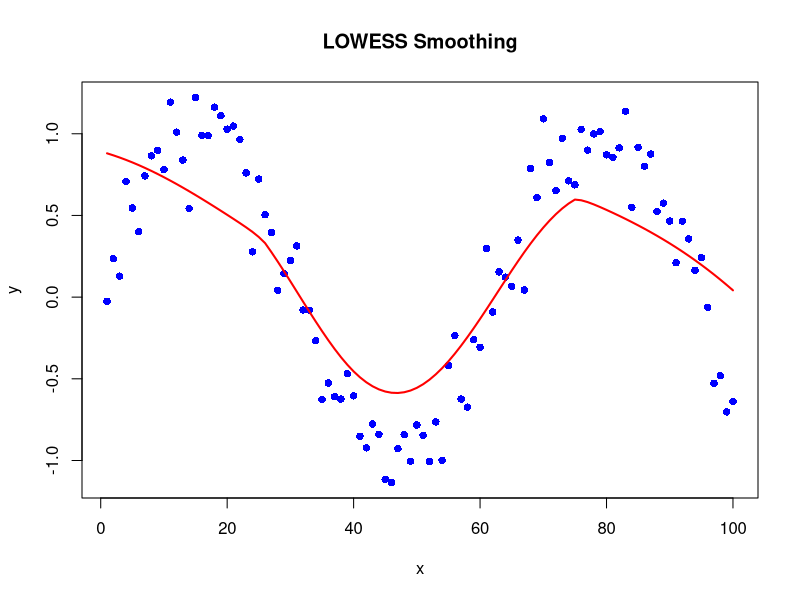
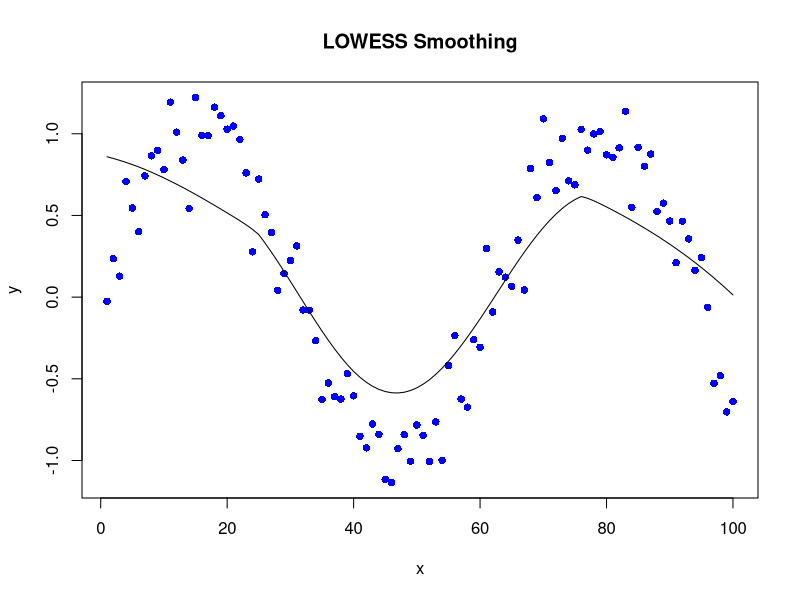
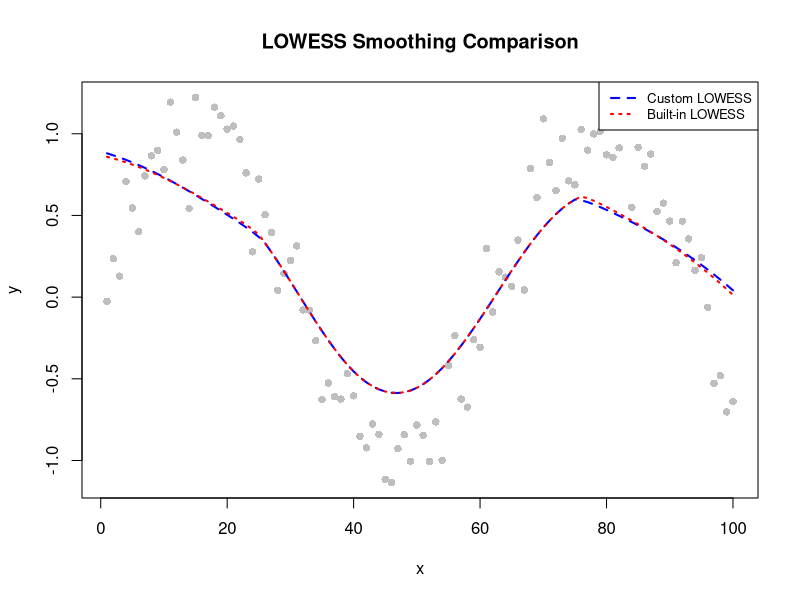

Reproduce these figures in R, in order.
#### Generating Simulated Data ####

set.seed(1)

x <- 1:100 # Or x <- seq(1, 100, by = 1)  
e <- rnorm(length(x), mean = 0, sd = 0.2) # Generate noise from N(0, 0.04)
y <- sin(x/10) + e # Compute y as a noisy sine wave

# Print first few values to check
head(data.frame(x, y))

#### Implementing the Lowess Algo ####

customLowess <- function(x, y, f) {
  
  n = nrow(as.matrix(x))
  
  k = min(n, ceiling(f*n)) + 1 # + 1 to not count xi
  
  y_smooth <- NULL
  
  # Matrices X and Y
  X <- cbind(1, as.matrix(x))  # Add intercept column
  Y <- as.matrix(y)
  
  for (i in 1:n) {
    
    # Compute distances and find closest neighbors
    distances <- abs(x - x[i])
    neighbour_indices <- order(distances)[1:k]
    
    # finding max distance
    dmax <- max(distances[neighbour_indices])
    
    # finding weights
    weights <- (1 - (distances/dmax)^3)^3
    
    # Apply the condition: If |x_j - x_i| >= dmax, set weight to 0
    weights[distances >= dmax] <- 0
    
    # Weighted regression matrix W
    W = diag(weights)
    
    # Optimal Beta 
    Beta = solve(t(X)%*%W%*%X)%*%t(X)%*%W%*%Y
    
    # smoothed value
    y <- Beta[1] + Beta[2]*x[i]
    
    #y_smooth <- c(y_smooth, y) 
    y_smooth[i] <- Beta[1] + Beta[2] * x[i]
    
  }
  
  return(y_smooth)
  
}

y_smooth <- customLowess(x, y, 0.5)

# Create the plot first
plot(x, y, col = "blue", pch = 16, main = "LOWESS Smoothing")  # Scatter plot of original data

# Add smoothed curve
lines(x, y_smooth, col = "red", lwd = 2)  # Add smoothed curve in red

#### Comparing with R's built-in lowess() ####

# Create the plot first
plot(x, y, col = "blue", pch = 16, main = "LOWESS Smoothing")  # Scatter plot of original data

lines(lowess_result <- lowess(x, y, f = 0.5, iter = 0))

# Plot results
plot(x, y, pch = 16, col = "gray", main = "LOWESS Smoothing Comparison", xlab = "x", ylab = "y")
lines(x, y_smooth, col = "blue", lwd = 2, lty = 2)
lines(lowess_result, col = "red", lwd = 2, lty = 3)
legend("topright", legend = c("Custom LOWESS", "Built-in LOWESS"), col = c("blue", "red"), lty = c(2, 3), lwd = 2, cex = 0.8)

